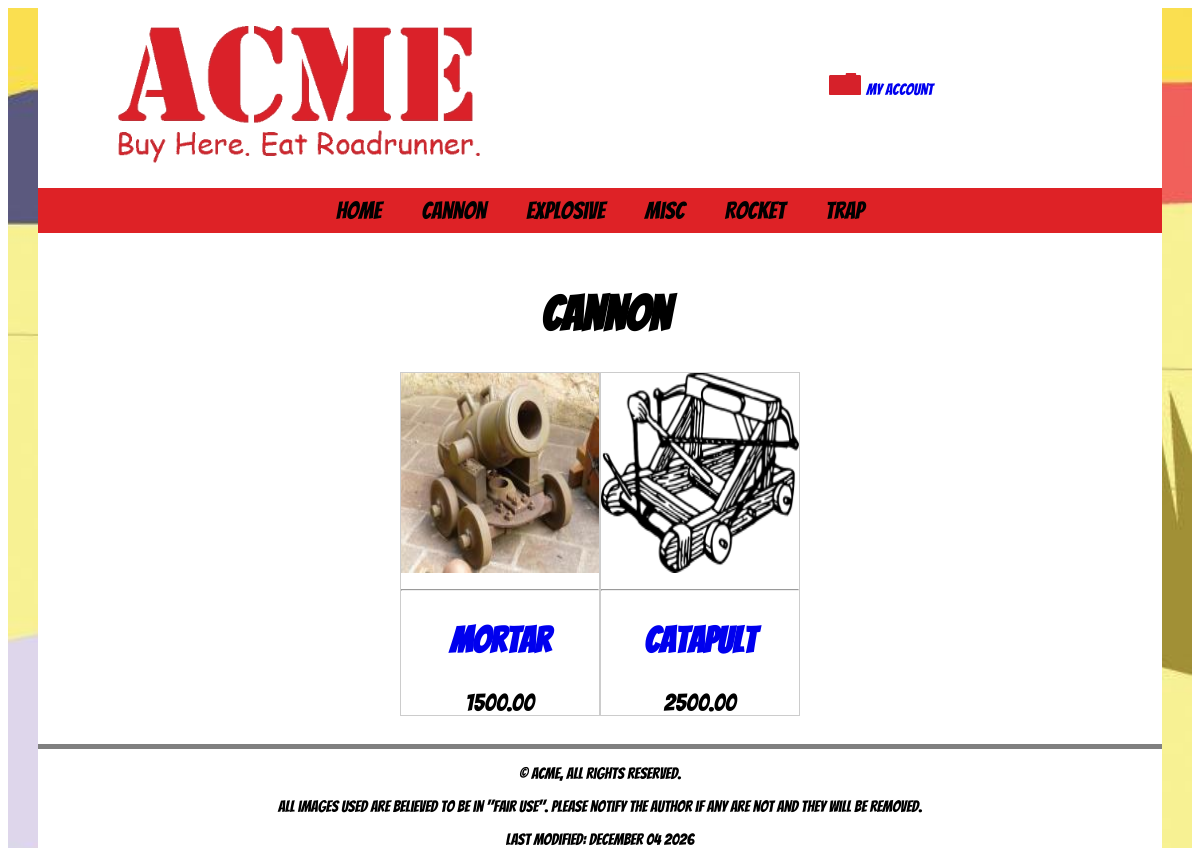
Page /products/?action=category&categoryName=Cannon on the committed database.
### tables this page shows
CREATE TABLE `categories` (
  `categoryId` int(10) UNSIGNED NOT NULL,
  `categoryName` varchar(30) NOT NULL
);

CREATE TABLE `inventory` (
  `invId` int(10) UNSIGNED NOT NULL,
  `invName` varchar(50) NOT NULL DEFAULT '',
  `invDescription` text NOT NULL,
  `invImage` varchar(50) NOT NULL DEFAULT '',
  `invThumbnail` varchar(50) NOT NULL DEFAULT '',
  `invPrice` decimal(10,2) NOT NULL DEFAULT '0.00',
  `invStock` smallint(6) NOT NULL DEFAULT '0',
  `invSize` smallint(6) NOT NULL DEFAULT '0',
  `invWeight` smallint(6) NOT NULL DEFAULT '0',
  `invLocation` varchar(35) NOT NULL DEFAULT '',
  `categoryId` int(10) UNSIGNED NOT NULL,
  `invVendor` varchar(20) NOT NULL DEFAULT '',
  `invStyle` varchar(20) NOT NULL DEFAULT ''
);

### model/acme-model.php (called while the page is built, shortened)
<?php
function getCategories(){
    $db = acmeConnect();
    $sql = 'SELECT categoryName, categoryId FROM categories ORDER BY categoryName ASC';
    $stmt = $db->prepare($sql);
    $stmt->execute();
    $categories = $stmt->fetchAll();
    return $categories;
}
?>

### model/product-model.php (called while the page is built, shortened)
<?php
function getProductsByCategoryName($categoryName) {
    $db = acmeConnect();
    $sql = 'SELECT * FROM inventory WHERE categoryId IN (SELECT categoryId FROM categories WHERE categoryName = :categoryName)';
    $stmt = $db->prepare($sql);
    $stmt->bindValue(':categoryName', $categoryName, PDO::PARAM_STR);
    $stmt->execute();
    $products = $stmt->fetchAll(PDO::FETCH_ASSOC);
    return $products;
}
?>

### library/functions.php (the view, shortened to what this page needs)
<?php
function navigation($categories) {
    $action = filter_input(INPUT_POST, 'action');
    if ($action == NULL) {
    $action = filter_input(INPUT_GET, 'action');
    }
    $navList = '<ul>';
    if (!$action) {
    $navList .= "<li><a class='active' href='/acme/' title='View the Acme home page'>Home</a></li>";
    }
    else {
    $navList .= "<li><a href='/acme/' title='View the Acme home page'>Home</a></li>";
    }
    foreach ($categories as $category) {
    $navList .= "<li><a  href='/acme/products/?action=category&categoryName=".urlencode($category['categoryName'])."' title='View our $category[categoryName] product line'>$category[categoryName]</a>";
    }
    $navList .= '</ul>';
    return $navList;
}
function buildProductsDisplay($products){
    $pd = '<ul id="prod-display">';
    foreach ($products as $product) {
     $pd .= '<li>';
     $pd .= "<a href=/acme/products/?action=prodDetail&id=$product[invId]><img src='$product[invThumbnail]' alt='Image of $product[invName] on Acme.com'>";
     $pd .= '<hr>';
     $pd .= "<h2>$product[invName]</h2></a>";
     $pd .= "<span>$product[invPrice]</span>";
     $pd .= '</li>';
    }
    $pd .= '</ul>';
    return $pd;
   }
?>

### products/index.php (shortened to what this page needs)
<?php
require_once '../model/acme-model.php';
require_once '../model/product-model.php';
require_once '../library/functions.php';
$categories = getCategories();
   $navList = navigation($categories);
switch ($action) {
        case 'category':
          $categoryName = filter_input(INPUT_GET, 'categoryName', FILTER_SANITIZE_STRING);
          $products = getProductsByCategoryName($categoryName);
          if (!count($products)){
            $message = "<p class='notify'>Sorry, no $categoryName products could be found</p>";
          }else {
            $prodDisplay = buildProductsDisplay($products);
          }
          include '../view/category.php';
        break;
}
?>

### view/category.php (shortened to what this page needs)
<!DOCTYPE html>
<html lang="en">
<head>
    <link rel="stylesheet" media="screen" href="/acme/css/style.css">
</head>
<body>
<div class="bg">
    <div class="content">
    <header id="page_header"> <?php include $_SERVER['DOCUMENT_ROOT'] . '/acme/common/header.php'; ?> </header>
        <main>
            <h1><?php echo $categoryName ?></h1>
            <?php if(isset($prodDisplay)){
                echo $prodDisplay;
            } ?>
        </main>
        <footer id="page_footer"> <?php include $_SERVER['DOCUMENT_ROOT'] . '/acme/common/footer.php'; ?> </footer>
    </div>
</div>
</body>
</html>

### common/header.php (shortened to what this page needs)
<div class="logo">
    <img id="logo" src="/acme/images/site/logo.gif" alt="Acme Logo">
    <?php if (isset($_SESSION['loggedin'])) {
        echo "<div id='welcome'><a id='account' href='/acme/accounts/index.php'>Welcome $cookieFirstname</a>  |  <a title='account' id='logout' href='/acme/accounts/index.php?action=logout'>Logout</a></div>";
    } elseif(!($_SESSION)){
    echo '<a title="account" id="account" href="/acme/accounts/index.php?action=login"><img src="/acme/images/site/account.gif" alt="Account Button">My Account</a>';
}?>
    <nav><?php echo $navList; ?></nav>
</div>

### common/footer.php
<p>&copy; ACME, All rights reserved.</p>
<p>All images used are believed to be in "Fair Use". Please notify the author if any are not and they will be removed.</p>
<p><?php
echo "Last modified: " . date ("F d Y", getlastmod());
?></p>

### css/style.css (style rules this page uses)
html { box-sizing: border-box; font-family: 'Bangers', cursive; }
*, *:before, *:after { box-sizing: inherit; }
.bg { background-image: url("../images/site/background.jpg"); height: 100%; background-position: center; background-repeat: no-repeat; background-size: cover; }
header { margin: 0 auto; }
.logo { display: grid; grid-template-areas: 'left right'; grid-template-columns: 1fr 1fr; }
#logo { grid-area: left; grid-column: 1; justify-self: center; align-self: center; max-width: 65%; margin-right: 40px; margin-top: 10px; }
#account img { max-width: 2em; margin-right: 5px; }
a { text-decoration: none; align-self: center; }
#logout, #account { padding: 5px; }
nav { grid-column: 1/3; }
nav li { display: inline; margin: 5px; }
nav li a { text-decoration: none; color: #000000; }
nav ul { padding: 10px; background-color: #de2226; list-style: none; }
main h1 { margin-left: 1%; }
.content { background-color: white; max-width: 95%; margin: 0 auto; text-align: center; }
#account { grid-column: 2; }
footer { background-color: white; margin: 0 auto; margin-top: 1em; border-top: 5px solid #808080; }
#prod-display { margin: 0; padding: 0; display: flex; flex-direction: column; }
#prod-display li { margin-bottom: .5em; border: 1px #ccc solid; list-style-type: none; flex: 1 1 auto; }
#prod-display li img { width: 100%; height: 200px; }
@media only screen and (min-width: 500px) { nav { font-size: 1.5em; } }
@media only screen and (min-width: 500px) { nav li { padding: 15px; } }
@media only screen and (min-width: 500px) { main { text-align: center; font-size: 1.5em; } }
@media only screen and (min-width: 500px) { #prod-display { flex-flow: row wrap; justify-content: center; } }
@media only screen and (min-width: 500px) { #prod-display li { max-width: 200px; flex: 1 0 auto; text-align: center; max-height: 400px; } }

### rows in the picture
categories: categoryName "Cannon"
categories: categoryName "Explosive"
categories: categoryName "Misc"
categories: categoryName "Rocket"
categories: categoryName "Trap"
inventory: invThumbnail (picture), invName "Mortar", invPrice "1500.00"
inventory: invThumbnail (picture), invName "Catapult", invPrice "2500.00"

### other values in the picture
$categoryName "Cannon"
date ("F d Y", getlastmod()) "December 04 2026"
